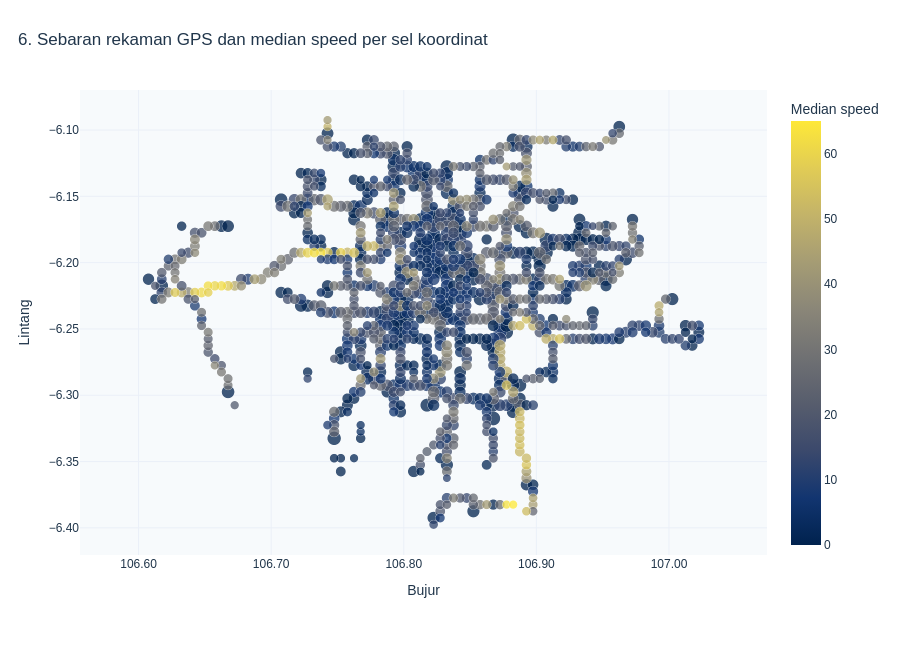

Notebook code cell kept with this figure:
### Markdown cell above
### 6. Pola spasial posisi GPS
Titik mewakili pusat sel koordinat, bukan halte atau ruas resmi. Warna adalah
median speed; ukuran mengikuti log jumlah rekaman agar sel padat tidak menutupi
sel lain. Tidak ada basemap eksternal. Sel padat rekaman bisa berarti halte,
depo, antrean, jalur yang sering dilewati, atau frekuensi GPS yang lebih tinggi.

### Code cell
spatial_for_chart=spatial_plot.with_columns((pl.col('jumlah_rekaman').cast(pl.Float64)+1).log().alias('ukuran_titik'))
fig6=px.scatter(spatial_for_chart,x='longitude',y='latitude',size='ukuran_titik',size_max=14,color='speed_median',color_continuous_scale='Cividis',
    hover_data={'jumlah_rekaman':':,','bus_unik':True,'speed_median':':.2f','longitude':':.4f','latitude':':.4f','ukuran_titik':False},
    labels={'longitude':'Bujur','latitude':'Lintang','speed_median':'Median speed','jumlah_rekaman':'Rekaman dalam sel','bus_unik':'Bus unik dalam sel'},
    title='6. Sebaran rekaman GPS dan median speed per sel koordinat')
fig6.update_traces(marker={'opacity':0.75,'line':{'width':0.35,'color':'#FFFFFF'}})
fig6.update_yaxes(scaleanchor='x',scaleratio=1,tickformat='.2f');fig6.update_xaxes(tickformat='.2f')
publish(fig6,'06_pola_spasial.html',650)

### Figure 1 — Plotly figure (JSON) as saved in the notebook; plotly's stock layout.template omitted (floating-point values rounded to 4 significant figures; data arrays with more than 128 entries replaced by an {"elided": "..."} marker saying what was removed)
{"data": [{"customdata": {"elided": "1061x4 float values"}, "hovertemplate": "Bujur=%{x:.4f}<br>Lintang=%{y:.4f}<br>Rekaman dalam sel=%{customdata[0]:,}<br>Bus unik dalam sel=%{customdata[1]}<br>Median speed=%{marker.color:.2f}<extra></extra>", "legendgroup": "", "marker": {"color": {"elided": "1061 float values"}, "coloraxis": "coloraxis", "line": {"color": "#FFFFFF", "width": 0.35}, "opacity": 0.75, "size": {"elided": "1061 float values"}, "sizemode": "area", "sizeref": 0.04834, "symbol": "circle"}, "mode": "markers", "name": "", "showlegend": false, "type": "scattergl", "x": {"elided": "1061 float values"}, "xaxis": "x", "y": {"elided": "1061 float values"}, "yaxis": "y"}], "layout": {"coloraxis": {"autocolorscale": false, "colorbar": {"title": {"text": "Median speed"}}, "colorscale": [[0, "#00224e"], [0.1111, "#123570"], [0.2222, "#3b496c"], [0.3333, "#575d6d"], [0.4444, "#707173"], [0.5556, "#8a8678"], [0.6667, "#a59c74"], [0.7778, "#c3b369"], [0.8889, "#e1cc55"], [1, "#fee838"]]}, "font": {"color": "#21364B", "family": "Arial, sans-serif", "size": 12}, "height": 650, "legend": {"itemsizing": "constant", "tracegroupgap": 0}, "margin": {"b": 95, "l": 80, "r": 70, "t": 90}, "paper_bgcolor": "white", "plot_bgcolor": "#F7FAFC", "title": {"text": "6. Sebaran rekaman GPS dan median speed per sel koordinat", "x": 0.02}, "xaxis": {"anchor": "y", "domain": [0, 1], "tickformat": ".2f", "title": {"text": "Bujur"}}, "yaxis": {"anchor": "x", "domain": [0, 1], "scaleanchor": "x", "scaleratio": 1, "tickformat": ".2f", "title": {"text": "Lintang"}}}}
